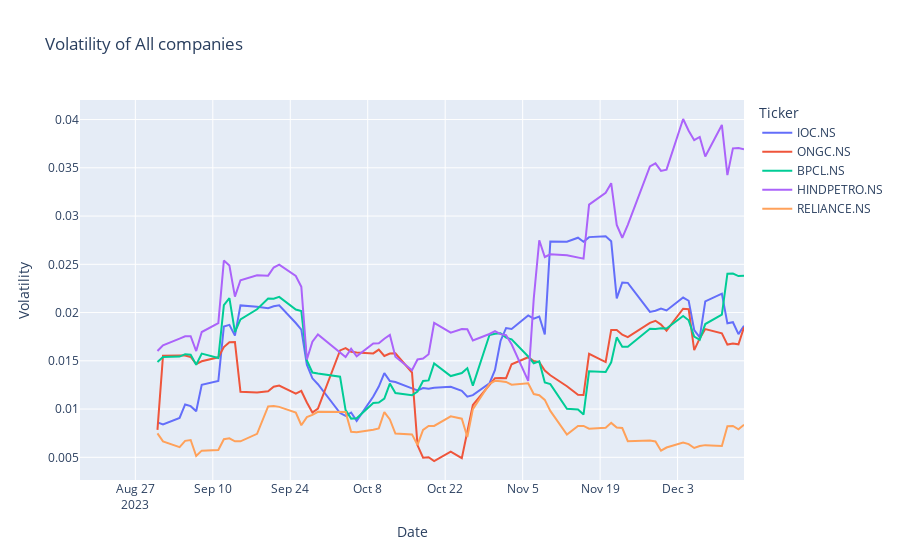

Write notebook code for a chart like this one.
### Code cell
df['Volatility'] = df.groupby('Ticker')['Close'].pct_change().rolling(window=10).std().reset_index(0,drop=True)
fig=px.line(df, x='Date',y='Volatility',
           color='Ticker',
           title = 'Volatility of All companies')
fig.show()
